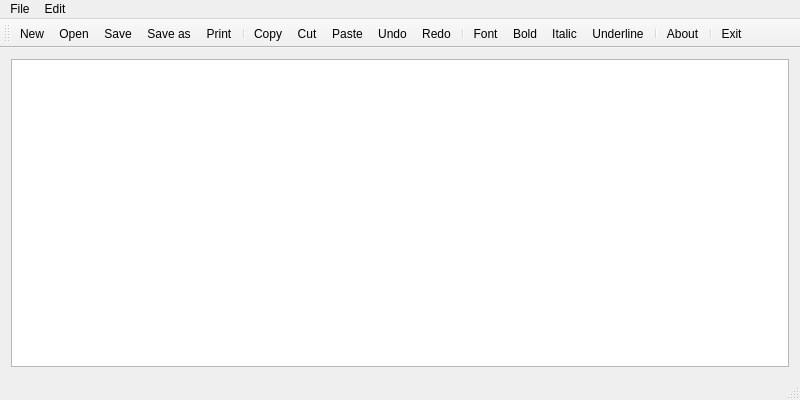
<?xml version="1.0" encoding="UTF-8"?>
<ui version="4.0">
 <class>Notepad</class>
 <widget class="QMainWindow" name="Notepad">
  <property name="geometry">
   <rect>
    <x>0</x>
    <y>0</y>
    <width>800</width>
    <height>400</height>
   </rect>
  </property>
  <property name="windowTitle">
   <string>Notepad</string>
  </property>
  <widget class="QWidget" name="centralWidget">
   <layout class="QVBoxLayout" name="verticalLayout">
    <item>
     <widget class="QTextEdit" name="textEdit"/>
    </item>
   </layout>
  </widget>
  <widget class="QMenuBar" name="menuBar">
   <property name="enabled">
    <bool>true</bool>
   </property>
   <property name="geometry">
    <rect>
     <x>0</x>
     <y>0</y>
     <width>800</width>
     <height>22</height>
    </rect>
   </property>
   <property name="defaultUp">
    <bool>false</bool>
   </property>
   <widget class="QMenu" name="menuFile">
    <property name="title">
     <string>File</string>
    </property>
    <addaction name="actionNew"/>
    <addaction name="actionOpen"/>
    <addaction name="actionSave"/>
    <addaction name="actionSave_as"/>
    <addaction name="actionPrint"/>
    <addaction name="separator"/>
    <addaction name="actionExit"/>
   </widget>
   <widget class="QMenu" name="menuEdit">
    <property name="title">
     <string>Edit</string>
    </property>
    <addaction name="actionCopy"/>
    <addaction name="actionCut"/>
    <addaction name="actionPaste"/>
    <addaction name="separator"/>
    <addaction name="actionUndo"/>
    <addaction name="actionRedo"/>
    <addaction name="actionFont"/>
   </widget>
   <addaction name="menuFile"/>
   <addaction name="menuEdit"/>
  </widget>
  <widget class="QToolBar" name="mainToolBar">
   <property name="enabled">
    <bool>true</bool>
   </property>
   <attribute name="toolBarArea">
    <enum>TopToolBarArea</enum>
   </attribute>
   <attribute name="toolBarBreak">
    <bool>false</bool>
   </attribute>
   <addaction name="actionNew"/>
   <addaction name="actionOpen"/>
   <addaction name="actionSave"/>
   <addaction name="actionSave_as"/>
   <addaction name="actionPrint"/>
   <addaction name="separator"/>
   <addaction name="actionCopy"/>
   <addaction name="actionCut"/>
   <addaction name="actionPaste"/>
   <addaction name="actionUndo"/>
   <addaction name="actionRedo"/>
   <addaction name="separator"/>
   <addaction name="actionFont"/>
   <addaction name="actionBold"/>
   <addaction name="actionItalic"/>
   <addaction name="actionUnderline"/>
   <addaction name="separator"/>
   <addaction name="actionAbout"/>
   <addaction name="separator"/>
   <addaction name="actionExit"/>
  </widget>
  <widget class="QStatusBar" name="statusBar"/>
  <action name="actionNew">
   <property name="icon">
    <iconset resource="notepad.qrc">
     <normaloff>:/images/new.png</normaloff>:/images/new.png</iconset>
   </property>
   <property name="text">
    <string>New</string>
   </property>
   <property name="toolTip">
    <string>New text document</string>
   </property>
   <property name="shortcut">
    <string>Meta+N</string>
   </property>
  </action>
  <action name="actionOpen">
   <property name="icon">
    <iconset resource="notepad.qrc">
     <normaloff>:/images/open.png</normaloff>:/images/open.png</iconset>
   </property>
   <property name="text">
    <string>Open</string>
   </property>
   <property name="toolTip">
    <string>Open file</string>
   </property>
   <property name="shortcut">
    <string>Meta+O</string>
   </property>
  </action>
  <action name="actionSave">
   <property name="icon">
    <iconset resource="notepad.qrc">
     <normaloff>:/images/save.png</normaloff>:/images/save.png</iconset>
   </property>
   <property name="text">
    <string>Save</string>
   </property>
   <property name="toolTip">
    <string>Save file</string>
   </property>
   <property name="shortcut">
    <string>Meta+S</string>
   </property>
  </action>
  <action name="actionSave_as">
   <property name="icon">
    <iconset resource="notepad.qrc">
     <normaloff>:/images/save_as.png</normaloff>:/images/save_as.png</iconset>
   </property>
   <property name="text">
    <string>Save as</string>
   </property>
   <property name="toolTip">
    <string>Save file as</string>
   </property>
   <property name="shortcut">
    <string>Alt+S</string>
   </property>
  </action>
  <action name="actionPrint">
   <property name="icon">
    <iconset resource="notepad.qrc">
     <normaloff>:/images/print.png</normaloff>:/images/print.png</iconset>
   </property>
   <property name="text">
    <string>Print</string>
   </property>
   <property name="toolTip">
    <string>Print file</string>
   </property>
   <property name="shortcut">
    <string>Meta+P</string>
   </property>
  </action>
  <action name="actionCopy">
   <property name="icon">
    <iconset resource="notepad.qrc">
     <normaloff>:/images/copy.png</normaloff>:/images/copy.png</iconset>
   </property>
   <property name="text">
    <string>Copy</string>
   </property>
   <property name="shortcut">
    <string>Meta+C</string>
   </property>
  </action>
  <action name="actionCut">
   <property name="icon">
    <iconset resource="notepad.qrc">
     <normaloff>:/images/cut.png</normaloff>:/images/cut.png</iconset>
   </property>
   <property name="text">
    <string>Cut</string>
   </property>
   <property name="shortcut">
    <string>Meta+X</string>
   </property>
  </action>
  <action name="actionPaste">
   <property name="icon">
    <iconset resource="notepad.qrc">
     <normaloff>:/images/paste.png</normaloff>:/images/paste.png</iconset>
   </property>
   <property name="text">
    <string>Paste</string>
   </property>
   <property name="shortcut">
    <string>Meta+V</string>
   </property>
  </action>
  <action name="actionUndo">
   <property name="icon">
    <iconset resource="notepad.qrc">
     <normaloff>:/images/edit_undo.png</normaloff>:/images/edit_undo.png</iconset>
   </property>
   <property name="text">
    <string>Undo</string>
   </property>
   <property name="shortcut">
    <string>Meta+Z</string>
   </property>
  </action>
  <action name="actionRedo">
   <property name="icon">
    <iconset resource="notepad.qrc">
     <normaloff>:/images/edit_redo.png</normaloff>:/images/edit_redo.png</iconset>
   </property>
   <property name="text">
    <string>Redo</string>
   </property>
   <property name="shortcut">
    <string>Meta+Y</string>
   </property>
  </action>
  <action name="actionFont">
   <property name="icon">
    <iconset resource="notepad.qrc">
     <normaloff>:/images/font.png</normaloff>:/images/font.png</iconset>
   </property>
   <property name="text">
    <string>Font</string>
   </property>
   <property name="shortcut">
    <string>Meta+F</string>
   </property>
  </action>
  <action name="actionBold">
   <property name="checkable">
    <bool>true</bool>
   </property>
   <property name="icon">
    <iconset resource="notepad.qrc">
     <normaloff>:/images/bold.png</normaloff>:/images/bold.png</iconset>
   </property>
   <property name="text">
    <string>Bold</string>
   </property>
   <property name="toolTip">
    <string>Bold</string>
   </property>
   <property name="shortcut">
    <string>Meta+B</string>
   </property>
  </action>
  <action name="actionItalic">
   <property name="checkable">
    <bool>true</bool>
   </property>
   <property name="icon">
    <iconset resource="notepad.qrc">
     <normaloff>:/images/italic.png</normaloff>:/images/italic.png</iconset>
   </property>
   <property name="text">
    <string>Italic</string>
   </property>
   <property name="toolTip">
    <string>Italic</string>
   </property>
   <property name="shortcut">
    <string>Meta+I</string>
   </property>
  </action>
  <action name="actionUnderline">
   <property name="checkable">
    <bool>true</bool>
   </property>
   <property name="icon">
    <iconset resource="notepad.qrc">
     <normaloff>:/images/underline.png</normaloff>:/images/underline.png</iconset>
   </property>
   <property name="text">
    <string>Underline</string>
   </property>
   <property name="toolTip">
    <string>Underline</string>
   </property>
   <property name="shortcut">
    <string>Meta+U</string>
   </property>
  </action>
  <action name="actionAbout">
   <property name="icon">
    <iconset resource="notepad.qrc">
     <normaloff>:/images/info.png</normaloff>:/images/info.png</iconset>
   </property>
   <property name="text">
    <string>About</string>
   </property>
   <property name="toolTip">
    <string>About Notepad</string>
   </property>
  </action>
  <action name="actionExit">
   <property name="icon">
    <iconset resource="notepad.qrc">
     <normaloff>:/images/exit.png</normaloff>:/images/exit.png</iconset>
   </property>
   <property name="text">
    <string>Exit</string>
   </property>
   <property name="toolTip">
    <string>Exit Notepad</string>
   </property>
  </action>
 </widget>
 <layoutdefault spacing="6" margin="11"/>
 <resources>
  <include location="notepad.qrc"/>
 </resources>
 <connections/>
</ui>
